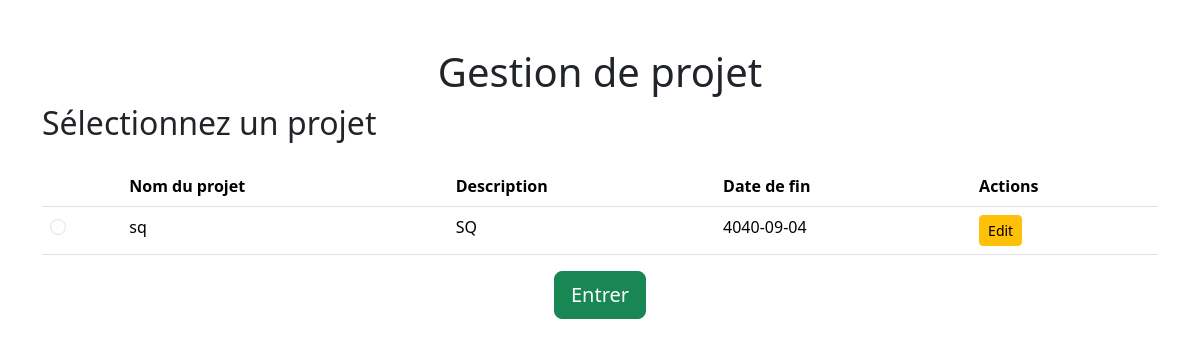
Before: /views/projects/view.php (signed in) with the older database file.
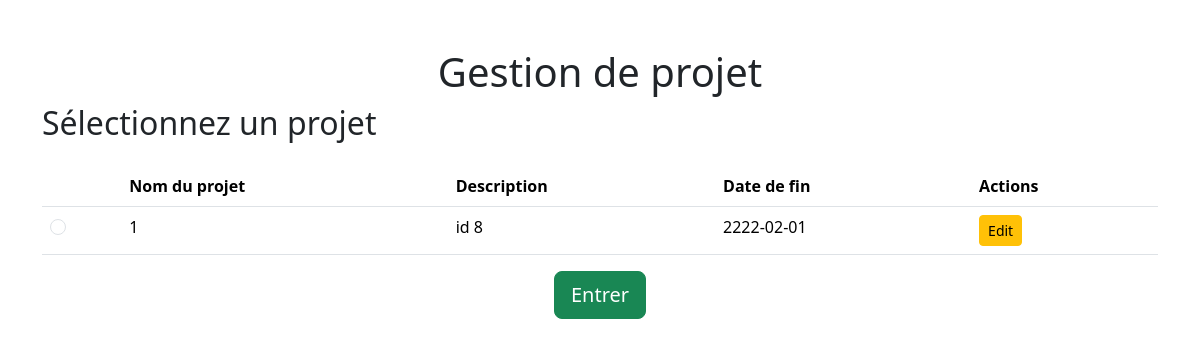
After: the same page with the newer database file.
### tables this page shows
CREATE TABLE `projects` (
  `id` int(11) NOT NULL,
  `title` varchar(100) NOT NULL,
  `description` text DEFAULT NULL,
  `start_date` date DEFAULT NULL,
  `end_date` date DEFAULT NULL,
  `budget` decimal(10,2) DEFAULT NULL,
  `manager_id` int(11) DEFAULT NULL
);

### views/projects/view.php (the view, shortened to what this page needs)
<?php
include '../../includes/connect.php';
$user_id = $_SESSION['user_id'];
$user_role = isset($_SESSION['user_role']) ? $_SESSION['user_role'] : '';
try {
    if ($user_role === 'admin') {
        $projectsStmt = $pdo->query("SELECT id, title, description, end_date FROM Projects");
    } else {
        $projectsStmt = $pdo->prepare("
            SELECT Projects.id, Projects.title, Projects.description, Projects.end_date
            FROM Projects
            JOIN User_Team ON Projects.id = User_Team.project_id
            WHERE User_Team.user_id = ?
        ");
        $projectsStmt->execute([$user_id]);
    }
    $projects = $projectsStmt->fetchAll();
} catch (PDOException $e) {
    echo "Erreur : " . $e->getMessage();
    exit;
}
?>
<!DOCTYPE html>
<html lang="fr">
<head>
    <link href="https://cdn.jsdelivr.net/npm/bootstrap@5.3.3/dist/css/bootstrap.min.css" rel="stylesheet">
    <link href="https://cdn.jsdelivr.net/npm/bootstrap-icons/font/bootstrap-icons.css" rel="stylesheet">
    <link href="../../assets/css/style.css" rel="stylesheet">
</head>
<body>
<div class="container mt-5">
    <h1 class="text-center">Gestion de projet</h1>
    <div class="d-flex justify-content-between align-items-center mb-3">
        <h2>Sélectionnez un projet</h2>
    </div>
    <?php if (count($projects) > 0): ?>
        <form method="POST" action="../index.php">
            <table class="table table-hover">
                <thead>
                    <tr>
                        <th scope="col"></th>
                        <th scope="col">Nom du projet</th>
                        <th scope="col">Description</th>
                        <th scope="col">Date de fin</th>
                        <th scope="col">Actions</th>
                    </tr>
                </thead>
                <tbody>
                    <?php foreach ($projects as $project): ?>
                        <tr class="project-row">
                            <td>
                                <input class="form-check-input" type="radio" name="selected_project" value="<?php echo htmlspecialchars($project['id']); ?>" required>
                            </td>
                            <td><?php echo htmlspecialchars($project['title']); ?></td>
                            <td><?php echo htmlspecialchars($project['description']); ?></td>
                            <td><?php echo htmlspecialchars($project['end_date']); ?></td>
                            <td>
                                <a href="edit.php?id=<?php echo htmlspecialchars($project['id']); ?>" class="btn btn-warning btn-sm">Edit</a>
                            </td>
                        </tr>
                    <?php endforeach; ?>
                </tbody>
            </table>
            <div class="text-center">
                <button type="submit" class="btn btn-success btn-lg">Entrer</button>
            </div>
        </form>
    <?php else: ?>
        <div class="alert alert-info" role="alert">
            Vous n'êtes associé à aucun projet.
        </div>
    <?php endif; ?>
</div>
</body>
</html>

Changed rows visible on the page:
removed projects: title "sq", description "SQ", end_date "4040-09-04"
now on this page (row edited): projects: title "1", description "id 8", end_date "2222-02-01"
